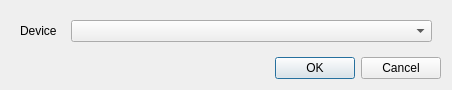
<?xml version="1.0" encoding="UTF-8"?>
<ui version="4.0">
 <class>dialog</class>
 <widget class="QWidget" name="dialog">
  <property name="windowModality">
   <enum>Qt::NonModal</enum>
  </property>
  <property name="geometry">
   <rect>
    <x>0</x>
    <y>0</y>
    <width>452</width>
    <height>85</height>
   </rect>
  </property>
  <property name="minimumSize">
   <size>
    <width>394</width>
    <height>0</height>
   </size>
  </property>
  <property name="windowTitle">
   <string>Valve SteamVR</string>
  </property>
  <property name="windowIcon">
   <iconset>
    <normaloff>images/bluetrack.png</normaloff>images/bluetrack.png</iconset>
  </property>
  <property name="layoutDirection">
   <enum>Qt::LeftToRight</enum>
  </property>
  <property name="autoFillBackground">
   <bool>false</bool>
  </property>
  <layout class="QVBoxLayout" name="verticalLayout">
   <item>
    <widget class="QFrame" name="frame">
     <property name="frameShape">
      <enum>QFrame::NoFrame</enum>
     </property>
     <layout class="QGridLayout" name="gridLayout">
      <item row="0" column="0">
       <widget class="QLabel" name="label">
        <property name="sizePolicy">
         <sizepolicy hsizetype="Preferred" vsizetype="Maximum">
          <horstretch>1</horstretch>
          <verstretch>0</verstretch>
         </sizepolicy>
        </property>
        <property name="text">
         <string>Device</string>
        </property>
       </widget>
      </item>
      <item row="0" column="1">
       <widget class="QComboBox" name="device">
        <property name="sizePolicy">
         <sizepolicy hsizetype="Preferred" vsizetype="Maximum">
          <horstretch>8</horstretch>
          <verstretch>0</verstretch>
         </sizepolicy>
        </property>
       </widget>
      </item>
     </layout>
    </widget>
   </item>
   <item>
    <widget class="QDialogButtonBox" name="buttonBox">
     <property name="sizePolicy">
      <sizepolicy hsizetype="Preferred" vsizetype="Preferred">
       <horstretch>0</horstretch>
       <verstretch>0</verstretch>
      </sizepolicy>
     </property>
     <property name="standardButtons">
      <set>QDialogButtonBox::Cancel|QDialogButtonBox::Ok</set>
     </property>
    </widget>
   </item>
  </layout>
 </widget>
 <resources/>
 <connections/>
 <slots>
  <slot>startEngineClicked()</slot>
  <slot>stopEngineClicked()</slot>
  <slot>cameraSettingsClicked()</slot>
 </slots>
</ui>
